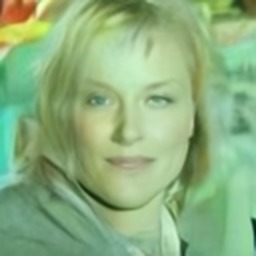
#> input picture ai-thesis/td_live/burst/face_00.jpg, 256 x 256 px; its folder holds 4 pictures in this run
$ python make_board_preview.py
#> lines starting #> are read from the running program, lines starting #| are printed output that depends on the picture
"""board_shader.glsl 的 numpy 预览 -> ../outputs_standard/board_preview.png"""
import json, os
import numpy as np
from PIL import Image
HERE = os.path.dirname(os.path.abspath(__file__))
N = 960
SEG = [63, 6, 91, 79, 102, 109, 125, 7, 127, 111]
faces = [np.asarray(Image.open(os.path.join(HERE, '..', 'td_live', 'burst', 'face_%02d.jpg' % i)).convert('RGB').resize((256, 256)), dtype=np.float64) / 255 for i in range(12)]
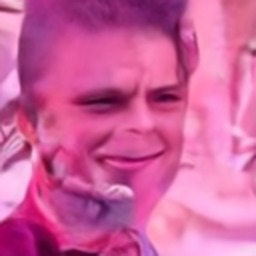
#> input picture ai-thesis/td_live/burst/face_01.jpg, 256 x 256 px
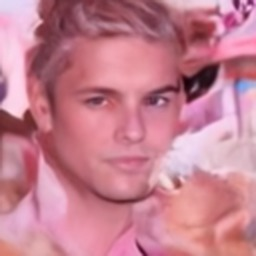
#> input picture ai-thesis/td_live/burst/face_02.jpg, 256 x 256 px
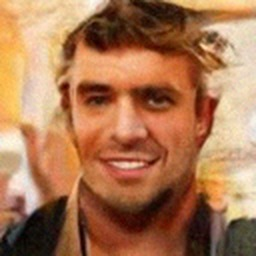
#> input picture ai-thesis/td_live/burst/face_03.jpg, 256 x 256 px
#> (the run stopped early here; a loop or call above may not have finished)
